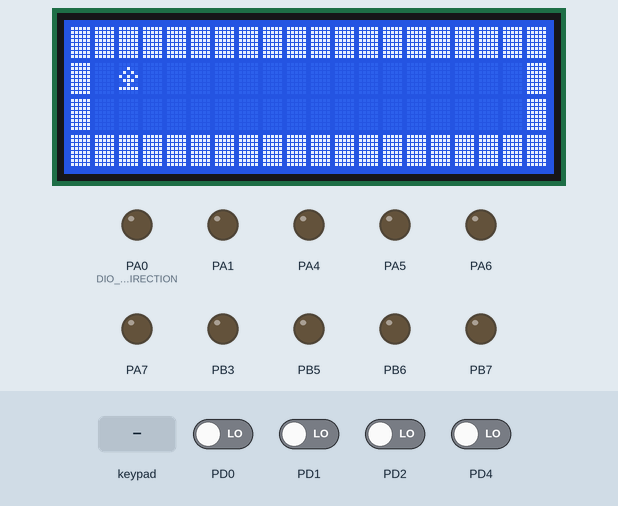
The program below on a simulated ATmega32, built with avr-gcc and emulated at 8 MHz. On the bench: 20×4 character LCD, output pins drawn as LEDs (lit = HIGH). Wiring (inferred from the names in the program): 4×4 keypad with keys 7 8 9 / 4 5 6 * 1 2 3 - E 0 = +: rows PC5, PC4, PC3, PC2; columns PD3, PD5, PD6, PD7; character LCD (HD44780): RS PA3; E PA2; data PB0, PB1, PB2, PB4. The test bench sets the inputs (shaded band); at power-on: PD0–2, PD4 LOW. Pins used as bus, display or sensor lines are not drawn.

Above: at 1.2 s.
1.3 s: key '*' pressed
At 1.84 s:
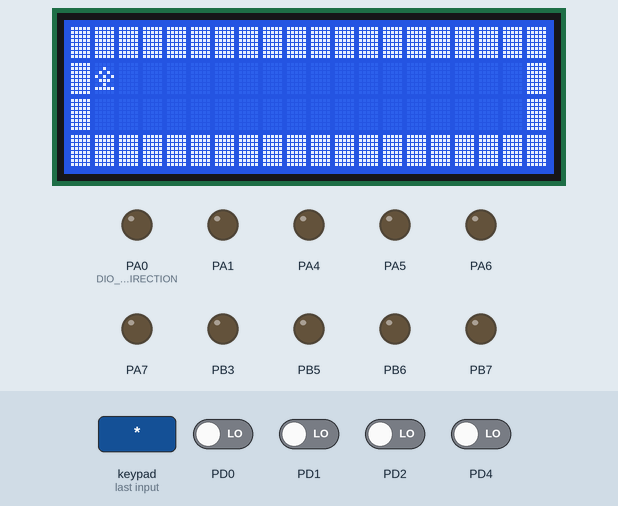
At 2.8 s:
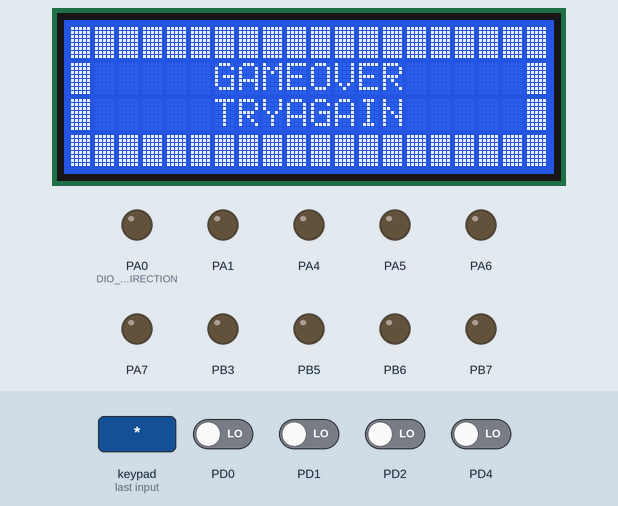
3.1 s: key '3' pressed
At 5.99 s:
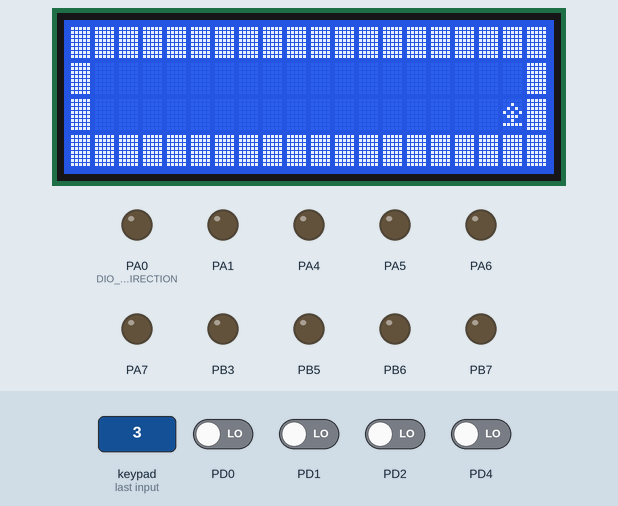

The program:

main.c
```c
/*
 * main.c
 *
 *  Created on: May 20, 2023
 *      Author: Kero
 */

#include "STD_TYPES.h"
#include "BIT_MATH.h"

#include "DIO_interface.h"
#include <util/delay.h>

#include"LCD_interface.h"
#include"KPD_interface.h"

int main(void)
{

	DIO_voidInit();
	LCD_voidInit();
	s8 Ball_Location =1;
	u8 KeyValue = KPD_u8_KEY_NOT_PRESSED;
	u8 customChar[] = {0x1F,0x1F,0x1F,0x1F,0x1F,0x1F,0x1F,0x1F};
	u8 Ball[]       = {0x00,0x04,0x0A,0x15,0x0E,0x04,0x1F,0x00};
	LCD_u8SendSpecialChar(0,customChar);
	LCD_u8SendSpecialChar(1,Ball);
	for(u8 Location = 0; Location < 20 ; Location++)
	{
		LCD_u8GoToXY(LCD_u8_LINE_1,Location);
		LCD_voidSendChar(0);
	}
	LCD_u8GoToXY(LCD_u8_LINE_2,19);
	LCD_voidSendChar(0);
	LCD_u8GoToXY(LCD_u8_LINE_3,19);
	LCD_voidSendChar(0);

	for(s8 Location = 19; Location >= 0 ; Location--)
	{
		LCD_u8GoToXY(LCD_u8_LINE_4,Location);
		LCD_voidSendChar(0);
   }
	LCD_u8GoToXY(LCD_u8_LINE_3,0);
	LCD_voidSendChar(0);
	LCD_u8GoToXY(LCD_u8_LINE_2,0);
	LCD_voidSendChar(0);
	while(1)
	{
		KeyValue = KPD_u8_KEY_NOT_PRESSED;
		/*******************************************************************************************************/
		/**************************************First Line******************************************************/
		/*******************************************************************************************************/
		while( KeyValue != '2' && Ball_Location > 0 && Ball_Location < 19)
		{
			while(KeyValue != '2' && KeyValue != '4' && Ball_Location > 0 && Ball_Location < 19)
			{
				LCD_u8GoToXY(LCD_u8_LINE_2,Ball_Location);
				LCD_voidSendChar(1);
				_delay_ms(50);
				LCD_u8GoToXY(LCD_u8_LINE_2,Ball_Location);
				LCD_voidSendChar(' ');
				Ball_Location++;
				KPD_u8GetKeyState(&KeyValue);
			}


			while(KeyValue != '2' && KeyValue != '6' && Ball_Location > 0 && Ball_Location < 19)
			{
				LCD_u8GoToXY(LCD_u8_LINE_2,Ball_Location);
				LCD_voidSendChar(1);
				_delay_ms(50);
				LCD_u8GoToXY(LCD_u8_LINE_2,Ball_Location);
				LCD_voidSendChar(' ');
				Ball_Location--;
				KPD_u8GetKeyState(&KeyValue);
			}

		}
		/*******************************************************************************************************/
		/**************************************Second Line******************************************************/
		/*******************************************************************************************************/
		while( KeyValue != '8' && Ball_Location > 0 && Ball_Location < 19 )
		{
			while( KeyValue != '8' && KeyValue != '4' && Ball_Location > 0 && Ball_Location < 19 )
			{
				LCD_u8GoToXY(LCD_u8_LINE_3,Ball_Location);
				LCD_voidSendChar(1);
				_delay_ms(50);
				LCD_u8GoToXY(LCD_u8_LINE_3,Ball_Location);
				LCD_voidSendChar(' ');
				Ball_Location++;
				KPD_u8GetKeyState(&KeyValue);
			}

			while( KeyValue != '8' && KeyValue != '6' && Ball_Location > 0 && Ball_Location < 19 )
			{
				LCD_u8GoToXY(LCD_u8_LINE_3,Ball_Location);
				LCD_voidSendChar(1);
				_delay_ms(50);
				LCD_u8GoToXY(LCD_u8_LINE_3,Ball_Location);
				LCD_voidSendChar(' ');
				Ball_Location--;
				KPD_u8GetKeyState(&KeyValue);
			}

		}

		/*******************************************************************************************************/
		/*****************************************Gameover******************************************************/
		/*******************************************************************************************************/
		if(Ball_Location == 0 || Ball_Location == 19)
		{
			LCD_u8GoToXY(LCD_u8_LINE_2,6);
			LCD_voidSendStr("GAMEOVER");
			LCD_u8GoToXY(LCD_u8_LINE_3,6);
			LCD_voidSendStr("TRYAGAIN");

			_delay_ms(2000);

			LCD_u8GoToXY(LCD_u8_LINE_2,6);
			LCD_voidSendStr("        ");
			LCD_u8GoToXY(LCD_u8_LINE_3,6);
			LCD_voidSendStr("         ");


			Ball_Location = 1;
			KeyValue = KPD_u8_KEY_NOT_PRESSED;
		}
	}
	return 0;
}
```

KPD_interface.h
```c
/******************************************/
/********** name    : kerollos samaan *****/
/********** date    : 18/9/2022        *****/
/********** SWC     : KPD             *****/
/********** verison : v-1             *****/
/******************************************/
#ifndef KPD_INTERFACE_H
#define KPD_INTERFACE_H

#define KPD_u8_KEY_NOT_PRESSED   0xff
u8 KPD_u8GetKeyState(u8* Copy_pu8ReturnedKey);

#endif
```

KPD_program.c
```c
/******************************************/
/********** name    : kerollos samaan *****/
/********** date    : 18/9/2022        *****/
/********** SWC     : KPD             *****/
/********** verison : v-1             *****/
/******************************************/
#include "STD_TYPES.h"
#include "BIT_MATH.h"
#define F_CPU  8000000UL
#include <util/delay.h>

#include "DIO_interface.h"

#include "KPD_interface.h"
#include "KPD_private.h"
#include "KPD_config.h"

static const u8 KPD_Au8Key[4][4]=KPD_u8_KEYS;

static const u8 KPD_Au8RowsPins[4]={KPD_u8_R1_PIN,KPD_u8_R2_PIN,KPD_u8_R3_PIN,KPD_u8_R4_PIN};

static const u8 KPD_Au8ColsPins[4]={KPD_u8_C1_PIN,KPD_u8_C2_PIN,KPD_u8_C3_PIN,KPD_u8_C4_PIN};

u8 KPD_u8GetKeyState(u8* Copy_pu8ReturnedKey)
{
	u8 Local_u8ErrorState = STD_TYPES_OK;
	u8 Local_u8RowCounter;
	u8 Local_u8ColCounter;
	u8 Local_u8PinValue;
	u8 Local_u8Flag = 0;
	if(Copy_pu8ReturnedKey != NULL)
	{
		*Copy_pu8ReturnedKey =KPD_u8_KEY_NOT_PRESSED;
		for(Local_u8RowCounter=0 ;Local_u8RowCounter<=3 ;Local_u8RowCounter++)
		{
			DIO_u8SetPinValue(KPD_u8_ROW_PORT,KPD_Au8RowsPins[Local_u8RowCounter],DIO_u8_LOW);
			for(Local_u8ColCounter=0 ;Local_u8ColCounter<=3 ;Local_u8ColCounter++)
			{
				DIO_u8GetPinValue(KPD_u8_COL_PORT,KPD_Au8ColsPins[Local_u8ColCounter],&Local_u8PinValue);
				if(Local_u8PinValue == DIO_u8_LOW)
				{
					/*Debouncing*/
					_delay_ms(20);
					/*Check Agian if Pin Value is Low*/
					DIO_u8GetPinValue(KPD_u8_COL_PORT,KPD_Au8ColsPins[Local_u8ColCounter],&Local_u8PinValue);
					while(Local_u8PinValue == DIO_u8_LOW)
					{
						DIO_u8GetPinValue(KPD_u8_COL_PORT,KPD_Au8ColsPins[Local_u8ColCounter],&Local_u8PinValue);
					}
					*Copy_pu8ReturnedKey = KPD_Au8Key[Local_u8RowCounter][Local_u8ColCounter];
					Local_u8Flag = 1;
					break;
				}
			}
			DIO_u8SetPinValue(KPD_u8_ROW_PORT,KPD_Au8RowsPins[Local_u8RowCounter],DIO_u8_HIGH);
			if(Local_u8Flag == 1)
			{
			    break;
			}
		}
	}
	else
	{
	  Local_u8ErrorState = STD_TYPES_NOK;
	}
	return Local_u8ErrorState;

}
```

KPD_config.h
```c
/******************************************/
/********** name    : kerollos samaan *****/
/********** date    : 18/9/2022        *****/
/********** SWC     : KPD             *****/
/********** verison : v-1             *****/
/******************************************/
#ifndef KPD_CONFIG_H
#define KPD_CONFIG_H
#define KPD_u8_KEYS      {{'7','8','9','/'},\
	                      {'4','5','6','*'},\
	                      {'1','2','3','-'},\
	                      {'E','0','=','+'}}

#define KPD_u8_ROW_PORT       DIO_u8_PORTC
#define KPD_u8_COL_PORT       DIO_u8_PORTD

#define KPD_u8_R1_PIN     DIO_u8_PIN5
#define KPD_u8_R2_PIN     DIO_u8_PIN4
#define KPD_u8_R3_PIN     DIO_u8_PIN3
#define KPD_u8_R4_PIN     DIO_u8_PIN2

#define KPD_u8_C1_PIN     DIO_u8_PIN7
#define KPD_u8_C2_PIN     DIO_u8_PIN6
#define KPD_u8_C3_PIN     DIO_u8_PIN5
#define KPD_u8_C4_PIN     DIO_u8_PIN3


#endif
```

LCD_config.h
```c
/******************************************/
/********** name    : kerollos samaan *****/
/********** date    : 10/9/2022        *****/
/********** SWC     : LCD             *****/
/********** verison : v-1             *****/
/******************************************/

#ifndef LCD_CONFIG_H
#define LCD_CONFIG_H

#define LCD_RS_PORT      DIO_u8_PORTA

#define LCD_EN_PORT      DIO_u8_PORTA

#define LCD_DATA_PORT    DIO_u8_PORTB

#define LCD_RS_PIN       DIO_u8_PIN3

#define LCD_EN_PIN       DIO_u8_PIN2

#define LCD_DB4_PIN       DIO_u8_PIN0
#define LCD_DB5_PIN       DIO_u8_PIN1
#define LCD_DB6_PIN       DIO_u8_PIN2
#define LCD_DB7_PIN       DIO_u8_PIN4

/*Option 1-CURSOR_ENABLE
         2-CURSOR_DISABLE */

#define CURSOR_DISPLAY    CURSOR_DISABLE
/*****************************************************************************************************************************/
/*****************************************************************************************************************************/
/*Option 1-CURSOR_BLINK_ON
         2-CURSOR_BLINK_OFF */

#define CURSOR_BLINK  	CURSOR_BLINK_OFF
#endif
```

LCD_interface.h
```c
/******************************************/
/********** name    : kerollos samaan *****/
/********** date    : 10/9/2022        *****/
/********** SWC     : LCD            *****/
/********** verison : v-1             *****/
/******************************************/

#ifndef LCD_INTERFACE_H
#define LCD_INTERFACE_H

#define LCD_u8_LINE_1   1
#define LCD_u8_LINE_2   2
#define LCD_u8_LINE_3   3
#define LCD_u8_LINE_4   4


void LCD_voidInit           (void);

void LCD_voidClearScreen    (void);

void LCD_voidSendCmnd       (u8  Copy_u8Cmnd);

void LCD_voidSendChar       (u8  Copy_u8Char);

void LCD_voidSendStr        (u8* Copy_pu8Str );

void LCD_voidSendNum        (u32 Copy_u32Num );

void LCD_voidShiftRight     (void);

void LCD_voidShiftLeft      (void);

                             /*CharNum:0--->7*/                         /*LineNum:1or2*/       /*Location:0-->39*/
u8 LCD_u8SendSpecialChar    (u8 Copy_u8CharNum , u8* Copy_pu8CharShape);

u8   LCD_u8GoToXY           (u8  Copy_u8LineNum , u8 Copy_u8Location);

#endif
```

BIT_MATH.h
```c
/*****************************************************************************/
/*Auher  :  Kerollos Samaan                                                  */
/*Verion :  V01                                                              */
/*Date   :  14/01/2021                                                       */
/*****************************************************************************/

#ifndef  BIT_MATH_H
#define  BIT_MATH_H

#define  SET_BIT(VAR,BIT)     VAR  |=  (1<< BIT)
#define  CLR_BIT(VAR,BIT)     VAR  &= ~(1<< BIT)
#define  GET_BIT(VAR,BIT)     ((VAR >>  BIT)&1 )
#define  TOG_BIT(VAR,BIT)     VAR  ^=  (1 << BIT)

#endif
```

DIO_config.h
```c
/******************************************/
/********** name    : kerollos samaan *****/
/********** date    : 8/9/2022        *****/
/********** SWC     : DIO             *****/
/********** verison : v-1             *****/
/******************************************/


#ifndef DIO_CONFIG_H
#define DIO_CONFIG_H

/* Intial Directions For All Pins */

/* Options:  DIO_u8_INTIAL_OUTPUT
          :  DIO_u8_INTIAL_INPUT */

/* PORTA */
#define  DIO_u8_PA0_INTIAL_DIRECTION                    DIO_u8_INTIAL_OUTPUT
#define  DIO_u8_PA1_INTIAL_DIRECTION                    DIO_u8_INTIAL_OUTPUT
#define  DIO_u8_PA2_INTIAL_DIRECTION                    DIO_u8_INTIAL_OUTPUT
#define  DIO_u8_PA3_INTIAL_DIRECTION                    DIO_u8_INTIAL_OUTPUT
#define  DIO_u8_PA4_INTIAL_DIRECTION                    DIO_u8_INTIAL_OUTPUT
#define  DIO_u8_PA5_INTIAL_DIRECTION                    DIO_u8_INTIAL_OUTPUT
#define  DIO_u8_PA6_INTIAL_DIRECTION                    DIO_u8_INTIAL_OUTPUT
#define  DIO_u8_PA7_INTIAL_DIRECTION                    DIO_u8_INTIAL_OUTPUT

/* PORTB */
#define  DIO_u8_PB0_INTIAL_DIRECTION                    DIO_u8_INTIAL_OUTPUT
#define  DIO_u8_PB1_INTIAL_DIRECTION                    DIO_u8_INTIAL_OUTPUT
#define  DIO_u8_PB2_INTIAL_DIRECTION                    DIO_u8_INTIAL_OUTPUT
#define  DIO_u8_PB3_INTIAL_DIRECTION                    DIO_u8_INTIAL_OUTPUT
#define  DIO_u8_PB4_INTIAL_DIRECTION                    DIO_u8_INTIAL_OUTPUT
#define  DIO_u8_PB5_INTIAL_DIRECTION                    DIO_u8_INTIAL_OUTPUT
#define  DIO_u8_PB6_INTIAL_DIRECTION                    DIO_u8_INTIAL_OUTPUT
#define  DIO_u8_PB7_INTIAL_DIRECTION                    DIO_u8_INTIAL_OUTPUT

/* PORTC */
#define  DIO_u8_PC0_INTIAL_DIRECTION                    DIO_u8_INTIAL_INPUT
#define  DIO_u8_PC1_INTIAL_DIRECTION                    DIO_u8_INTIAL_INPUT
#define  DIO_u8_PC2_INTIAL_DIRECTION                    DIO_u8_INTIAL_OUTPUT   //R4
#define  DIO_u8_PC3_INTIAL_DIRECTION                    DIO_u8_INTIAL_OUTPUT   //R3
#define  DIO_u8_PC4_INTIAL_DIRECTION                    DIO_u8_INTIAL_OUTPUT   //R2
#define  DIO_u8_PC5_INTIAL_DIRECTION                    DIO_u8_INTIAL_OUTPUT   //R1
#define  DIO_u8_PC6_INTIAL_DIRECTION                    DIO_u8_INTIAL_INPUT
#define  DIO_u8_PC7_INTIAL_DIRECTION                    DIO_u8_INTIAL_INPUT

/* PORTD */
#define  DIO_u8_PD0_INTIAL_DIRECTION                     DIO_u8_INTIAL_INPUT
#define  DIO_u8_PD1_INTIAL_DIRECTION                     DIO_u8_INTIAL_INPUT
#define  DIO_u8_PD2_INTIAL_DIRECTION                     DIO_u8_INTIAL_INPUT
#define  DIO_u8_PD3_INTIAL_DIRECTION                     DIO_u8_INTIAL_INPUT
#define  DIO_u8_PD4_INTIAL_DIRECTION                     DIO_u8_INTIAL_INPUT
#define  DIO_u8_PD5_INTIAL_DIRECTION                     DIO_u8_INTIAL_INPUT
#define  DIO_u8_PD6_INTIAL_DIRECTION                     DIO_u8_INTIAL_INPUT
#define  DIO_u8_PD7_INTIAL_DIRECTION                     DIO_u8_INTIAL_INPUT


/* Intial Values For All Pins */

/* Options: DIO_u8_OUTPUT_LOW
	      : DIO_u8_OUTPUT_HIGH
          : DIO_u8_INPUT_FLOATING
	      : DIO_u8_INPUT_PULLUP */

/* PORTA */
#define  DIO_u8_PA0_INTIAL_VALUE                     DIO_u8_OUTPUT_LOW
#define  DIO_u8_PA1_INTIAL_VALUE                     DIO_u8_OUTPUT_LOW
#define  DIO_u8_PA2_INTIAL_VALUE                     DIO_u8_OUTPUT_LOW
#define  DIO_u8_PA3_INTIAL_VALUE                     DIO_u8_OUTPUT_LOW
#define  DIO_u8_PA4_INTIAL_VALUE                     DIO_u8_OUTPUT_LOW
#define  DIO_u8_PA5_INTIAL_VALUE                     DIO_u8_OUTPUT_LOW
#define  DIO_u8_PA6_INTIAL_VALUE                     DIO_u8_OUTPUT_LOW
#define  DIO_u8_PA7_INTIAL_VALUE                     DIO_u8_OUTPUT_LOW


/* PORTB */
#define  DIO_u8_PB0_INTIAL_VALUE                       DIO_u8_OUTPUT_HIGH
#define  DIO_u8_PB1_INTIAL_VALUE                       DIO_u8_OUTPUT_HIGH
#define  DIO_u8_PB2_INTIAL_VALUE                       DIO_u8_OUTPUT_HIGH
#define  DIO_u8_PB3_INTIAL_VALUE                       DIO_u8_OUTPUT_LOW
#define  DIO_u8_PB4_INTIAL_VALUE                       DIO_u8_OUTPUT_HIGH
#define  DIO_u8_PB5_INTIAL_VALUE                       DIO_u8_OUTPUT_LOW
#define  DIO_u8_PB6_INTIAL_VALUE                       DIO_u8_OUTPUT_LOW
#define  DIO_u8_PB7_INTIAL_VALUE                       DIO_u8_OUTPUT_LOW


/* PORTC */
#define  DIO_u8_PC0_INTIAL_VALUE                       DIO_u8_INPUT_FLOATING
#define  DIO_u8_PC1_INTIAL_VALUE                       DIO_u8_INPUT_FLOATING
#define  DIO_u8_PC2_INTIAL_VALUE                       DIO_u8_OUTPUT_HIGH
#define  DIO_u8_PC3_INTIAL_VALUE                       DIO_u8_OUTPUT_HIGH
#define  DIO_u8_PC4_INTIAL_VALUE                       DIO_u8_OUTPUT_HIGH
#define  DIO_u8_PC5_INTIAL_VALUE                       DIO_u8_OUTPUT_HIGH
#define  DIO_u8_PC6_INTIAL_VALUE                       DIO_u8_INPUT_FLOATING
#define  DIO_u8_PC7_INTIAL_VALUE                       DIO_u8_INPUT_FLOATING


/* PORTD */
#define  DIO_u8_PD0_INTIAL_VALUE                       DIO_u8_INPUT_FLOATING
#define  DIO_u8_PD1_INTIAL_VALUE                       DIO_u8_INPUT_FLOATING
#define  DIO_u8_PD2_INTIAL_VALUE                       DIO_u8_INPUT_FLOATING
#define  DIO_u8_PD3_INTIAL_VALUE                       DIO_u8_INPUT_PULLUP
#define  DIO_u8_PD4_INTIAL_VALUE                       DIO_u8_INPUT_FLOATING
#define  DIO_u8_PD5_INTIAL_VALUE                       DIO_u8_INPUT_PULLUP
#define  DIO_u8_PD6_INTIAL_VALUE                       DIO_u8_INPUT_PULLUP
#define  DIO_u8_PD7_INTIAL_VALUE                       DIO_u8_INPUT_PULLUP

#endif
```

DIO_interface.h
```c
/******************************************/
/********** name    : kerollos samaan *****/
/********** date    : 8/9/2022        *****/
/********** SWC     : DIO             *****/
/********** verison : v-1             *****/
/******************************************/


#ifndef DIO_INTERFACE_H
#define DIO_INTERFACE_H

/*Macro For Ports*/
#define  DIO_u8_PORTA   0
#define  DIO_u8_PORTB   1
#define  DIO_u8_PORTC   2
#define  DIO_u8_PORTD   3

/*Macro For PINS*/
#define  DIO_u8_PIN0    0
#define  DIO_u8_PIN1	1
#define  DIO_u8_PIN2	2
#define  DIO_u8_PIN3	3
#define  DIO_u8_PIN4	4
#define  DIO_u8_PIN5	5
#define  DIO_u8_PIN6	6
#define  DIO_u8_PIN7	7

/*Macro For Pin Direction*/

#define  DIO_u8_OUTPUT  1
#define  DIO_u8_INPUT   0

/*Macro For Pin Value*/

#define  DIO_u8_HIGH  1
#define  DIO_u8_LOW   0


void DIO_voidInit(void);

u8   DIO_u8SetPinDirection   (u8 Copy_u8PortId, u8 Copy_u8PinId, u8 Copy_PinDirection);

u8   DIO_u8SetPinValue       (u8 Copy_u8PortId, u8 Copy_u8PinId, u8 Copy_PinValue);

u8   DIO_u8GetPinValue       (u8 Copy_u8PortId, u8 Copy_u8PinId, u8 * Copy_pu8ReturnedPinValue );

u8   DIO_u8SetPortDirection  (u8 Copy_u8PortId, u8 Copy_PortDirection);

u8   DIO_u8SetPortValue      (u8 Copy_u8PortId, u8 Copy_PortValue);

u8   DIO_u8GetPortValue      (u8 Copy_u8PortId, u8 * Copy_pu8ReturnedPortValue );

u8   DIO_u8TogglePin		 (u8 Copy_u8PortId, u8 Copy_u8PinId );

u8   DIO_u8SendMostNebble    (u8 Copy_u8PortId, u8 Copy_u8Status );

u8   DIO_u8SendLeastNebble   (u8 Copy_u8PortId, u8 Copy_u8Status);

#endif 
```

KPD_private.h
```c

```

LCD_private.h
```c
/******************************************/
/********** name    : kerollos samaan *****/
/********** date    : 18/9/2022        *****/
/********** SWC     : LCD             *****/
/********** verison : v-1             *****/
/******************************************/


#ifndef LCD_PRIVATE_H
#define LCD_PRIVATE_H

#define  CURSOR_ENABLE      1
#define  CURSOR_DISABLE     0

#define  CURSOR_BLINK_ON    1
#define  CURSOR_BLINK_OFF   0

void LCD_Trigger(void);


#endif
```

Source omitted: LCD_program.c (9306 bytes), DIO_private.h (1439 bytes), DIO_program.c (11419 bytes), STD_TYPES.h (834 bytes)

Measured:
- after the input at 1.3 s, the display: first changes at once (image 1 shows a later state)
- after the input at 3.1 s, the display: first differs from a run without the input after 1.2 s (image 3 shows a later state)
